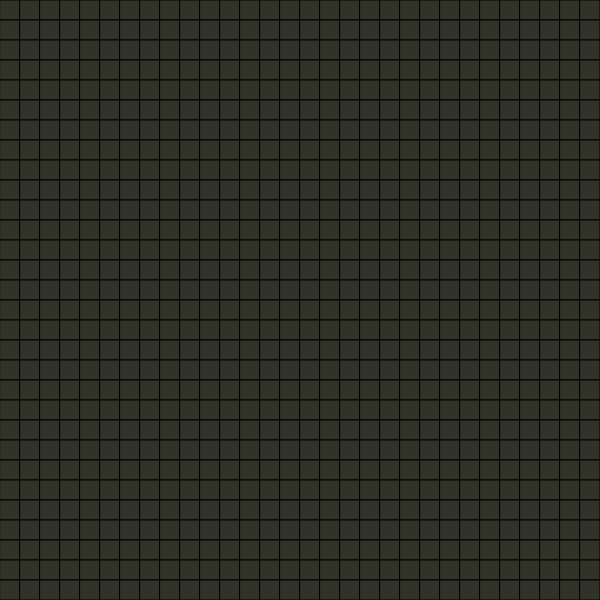
Frame 1 (no input)
Frame 60 (no input): identical to frame 1, image omitted
Frame 120 (the mouse pressed at the canvas centre since frame 60): identical to frame 1, image omitted

The p5.js sketch that drew this single still picture (run headless with seeded random() and noise() and a simulated clock; from frame 60 on, the mouse is pressed at the canvas centre):

// p5.js sketch
// ── sketch.js
var field = [];
let w = 30;
let h = 30;
let size = 20;

function setup() {
  createCanvas(w * size, h * size);
  colorMode(HSB, 255);

  for (let j = 0; j < h; j++) {
    for (let i = 0; i < w; i++) {
      let isMine = random() < 0.2;
      field.push({
        x: i,
        y: j,
        mine: isMine,
        c: true,
        n: 0
      });
    }
  }

  neighbours();

}

function neighbours() {
  field.forEach(b => {
    let sum = 0;
    for (let i = -1; i <= 1; i++) {
      for (let j = -1; j <= 1; j++) {
        let x = b.x + i;
        let y = b.y + j;
        if (x < 0 || x >= w || y < 0 || y >= h)
          continue;

        let index = y * w + x;
        if (field[index].mine)
          sum++;
      }
    }
    b.n = sum;
  });


}

function draw() {
  background(51);
  textAlign(CENTER, CENTER);
  field.forEach(b => {
    let x = b.x * size;
    let y = b.y * size;

    if (b.c) {
      fill(51, 51, 51)
    } else if (b.mine) {
      fill(0, 255, 255);
    } else {
      fill(0, 0, 51);
    }

    rect(x, y, size, size);
    if (!b.mine && b.n > 0 && !b.c) {
      fill(0, 0, 255);
      text(b.n, x + size / 2, y + size / 2);
    }
  });

}

let firstClick = true;

function mouseClicked() {
  let block = getBlock(mouseX, mouseY);
  if (!block) return;

  uncover(block);
  firstClick = false
}

function getBlock(x, y) {
  let col = floor(x / size);
  let row = floor(y / size);
  return getBlockFromColRow(col, row);
}

function getBlockFromColRow(col, row) {
  if (!inBounds(col, row)) return;
  return field[row * w + col];
}

function uncover(block) {
  if (block.n == 0 && block.c) {
    block.c = false;
    getFourNeighbours(block).forEach(a => uncover(a));
  }

  block.c = false;
}

function getFourNeighbours(block) {
  let neighbours = [];

  let x = block.x;
  let y = block.y;

  if (inBounds(x - 1, y)) neighbours.push(getBlockFromColRow(x - 1, y));
  if (inBounds(x + 1, y)) neighbours.push(getBlockFromColRow(x + 1, y));
  if (inBounds(x, y - 1)) neighbours.push(getBlockFromColRow(x, y - 1));
  if (inBounds(x, y + 1)) neighbours.push(getBlockFromColRow(x, y + 1));
  console.log(neighbours);
  return neighbours;
}

function inBounds(col, row) {
  return !(col < 0 || col >= w || row < 0 || row >= h);
}
